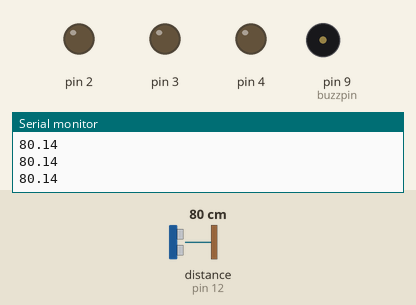
Recording of a sketch running on a simulated Arduino Uno, built with avr-gcc and run on an emulated ATmega328P. On the bench: output pins drawn as LEDs (lit = HIGH), buzzer (waves = sounding, pin HIGH), the last lines printed to the serial monitor. Wiring (inferred from the names in the program): ultrasonic range finder: trigger pin 11; echo pin 12. The inputs (shaded band) are chosen by the test bench; at power-on: distance to the obstacle (sensor on pin 12) 80 cm. The echo pulse lasts 58.3 µs per cm; pins used as bus, display or sensor lines are not drawn.

Above: at 1.2 s.
1.3 s: distance to the obstacle (sensor on pin 12) set to 23 cm
2.8 s: distance to the obstacle (sensor on pin 12) set to 18 cm
At 3.2 s:
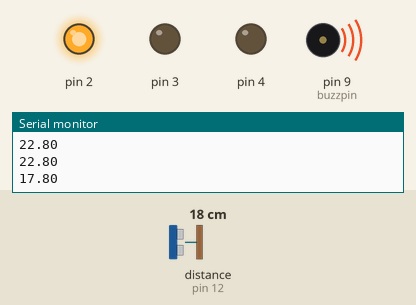
5.8 s: distance to the obstacle (sensor on pin 12) set to 2 cm
At 5.89 s:
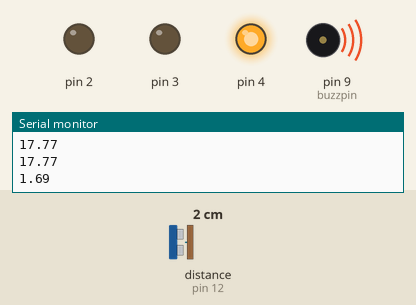
8.8 s: distance to the obstacle (sensor on pin 12) set to 9 cm
At 8.97 s:
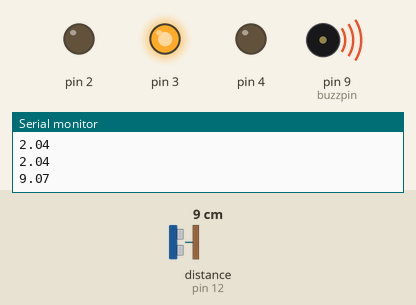
11.8 s: distance to the obstacle (sensor on pin 12) set to 4 cm
At 14.7 s:
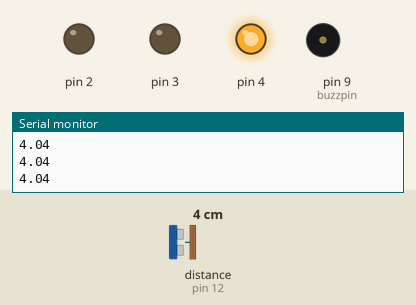
14.8 s: distance to the obstacle (sensor on pin 12) set to 35 cm
At 15.7 s:
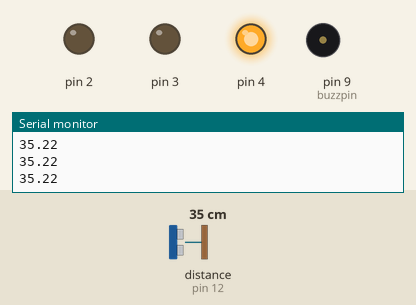
Timing chart, 0 to 17.3 s (numbered marks = the images above; inputs shaded):
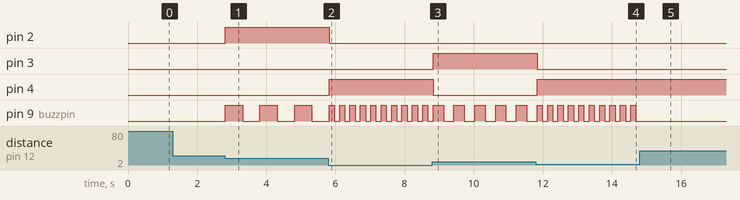

Measured:
- the behaviour switches between 21 and 20 cm on distance to the obstacle (sensor on pin 12) (found by bisection; images 0 and 1)
- after the input at 2.8 s, pin 2: LOW → HIGH at once; pin 9 (buzzpin): alternates HIGH for 0.50 s and LOW for 0.50 s, starting at once
- after the input at 5.8 s, pin 2: HIGH → LOW at once; pin 4: LOW → HIGH at once; pin 9 (buzzpin): alternates HIGH for 0.15 s and LOW for 0.15 s, starting after 0.17 s
- after the input at 8.8 s, pin 3: LOW → HIGH at once; pin 4: HIGH → LOW at once; pin 9 (buzzpin): alternates HIGH for 0.30 s and LOW for 0.30 s, starting after 0.33 s
- after the input at 11.8 s, pin 3: HIGH → LOW at once; pin 4: LOW → HIGH at once; pin 9 (buzzpin): alternates HIGH for 0.15 s and LOW for 0.15 s, starting after 0.19 s
- after the input at 14.8 s, pin 9 (buzzpin): stops changing and stays LOW

The sketch:

CarParkingSensor.ino
```cpp
int buzzpin=9;
int trigpin=11;
int echopin=12;
int pingtime;
float onewaypingtime;
float distance;
void setup() {
Serial.begin(9600);
pinMode(trigpin, OUTPUT);
pinMode(echopin, INPUT);
pinMode(2, OUTPUT);
pinMode(3, OUTPUT);
pinMode(4, OUTPUT);
pinMode(buzzpin, OUTPUT);
}
void loop() {
digitalWrite(trigpin, LOW);
delayMicroseconds(10);
digitalWrite(trigpin, HIGH);
delayMicroseconds(10);
digitalWrite(trigpin, LOW);
pingtime=pulseIn(echopin, HIGH);
onewaypingtime=pingtime/2;
distance=onewaypingtime*.0345;
Serial.println(distance);
if(distance<5){
digitalWrite(2, LOW);
digitalWrite(3, LOW);
digitalWrite(4, HIGH);
digitalWrite(buzzpin, HIGH);
delay(150);
digitalWrite(buzzpin, LOW);
delay(150);}
else if (distance < 15){
digitalWrite(2, LOW);
digitalWrite(3, HIGH);
digitalWrite(4, LOW);
digitalWrite(buzzpin, HIGH);
delay(300);
digitalWrite(buzzpin, LOW);
delay(300);
}
else if (distance < 20){
digitalWrite(2, HIGH);
digitalWrite(3, LOW);
digitalWrite(4, LOW);
digitalWrite(buzzpin, HIGH);
delay(500);
digitalWrite(buzzpin, LOW);
delay(500);
}


}
```
